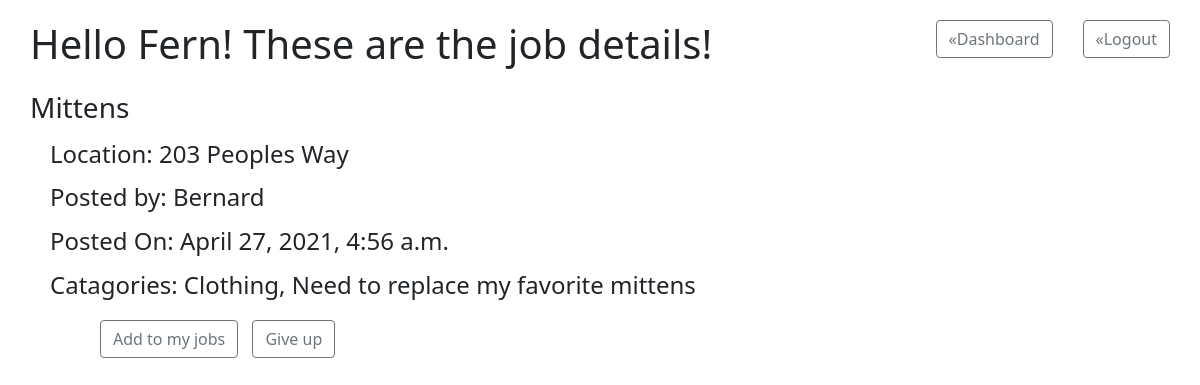
The app's page /job/32/view (signed in) with its own data.
### helper_app/models.py (models this page shows)
class User(models.Model):
    first_name = models.CharField(max_length=50)
    last_name = models.CharField(max_length=50)
    email = models.CharField(max_length=50)
    password = models.CharField(max_length=50)
    created_at = models.DateTimeField(auto_now_add=True)
    updated_at = models.DateTimeField(auto_now=True)
    objects  = UserManager()

class Job(models.Model):
    title = models.CharField(max_length=50)
    description = models.CharField(max_length=255)
    location = models.CharField(max_length=255)
    category = models.CharField(max_length=50)
    user_job = models.ForeignKey(User, related_name="user_jobs", on_delete=models.CASCADE)
    added_job = models.ManyToManyField(User, related_name="added_jobs")
    created_at = models.DateTimeField(auto_now_add=True)
    updated_at = models.DateTimeField(auto_now=True)
    objects = JobManager()

### helper_app/views.py (the view)
# urls.py: path('job/<int:job_id>/view', views.view_job),
def view_job(request, job_id):
    context = {
        'logged_user' : User.objects.get(id=request.session['logged_user']),
        'job' : Job.objects.get(id=job_id),
    }
    return render(request, 'work.html', context)

### helper_app/templates/work.html (shortened to what this page needs)
<!DOCTYPE html>
<html lang="en">
<head>
    {% load static %}
<link rel="stylesheet" href="{% static 'css/helper.css' %}"/>
<link href="https://cdn.jsdelivr.net/npm/bootstrap@5.0.0-beta3/dist/css/bootstrap.min.css" rel="stylesheet">
</head>
<body>
    <div id="view">
    <h1>Hello {{logged_user.first_name}}! These are the job details!</h1>
    <a class="btn btn-outline-secondary" href="/user/logout">&#171;Logout</a>
    <a class="btn btn-outline-secondary" href="/user/hello">&#171;Dashboard</a>
    <h3>{{job.title}}</h3>
    <h4>Location: {{job.location}}</h4>
    <h4>Posted by: {{job.user_job.first_name}}</h4>
    <h4>Posted On: {{job.created_at}}</h4>
    <h4>Catagories: {{job.category}}, {{job.description}}</h4>
    </div>
    <div id="giveAdd">
        <a href="/add/{{job.id}}/job" class="btn btn-outline-secondary">Add to my jobs</a>
            <a href="/give/{{job.id}}/job" class="btn btn-outline-secondary">Give up</a>
        </div>
</body>
</html>

### helper_app/static/css/helper.css (style rules this page uses)
* { margin:0; padding:0; }
h1 { display: block; margin-bottom: 20px; }
#view { margin:20px 0 0 30px; }
#view h1 { display: inline-block; }
#view a { float:right; margin-right: 30px; }
#view h3 { margin-top: 15px; }
#view h4 { margin:15px 0 0 20px; }
#giveAdd a { margin:20px -90px 0 100px; }

### records on screen
User: first_name "Fern"
Job: title "Mittens", location "203 Peoples Way", user_job.first_name "Bernard", created_at "April 27, 2021, 4:56 a.m.", category "Clothing", description "Need to replace my favorite mittens"
